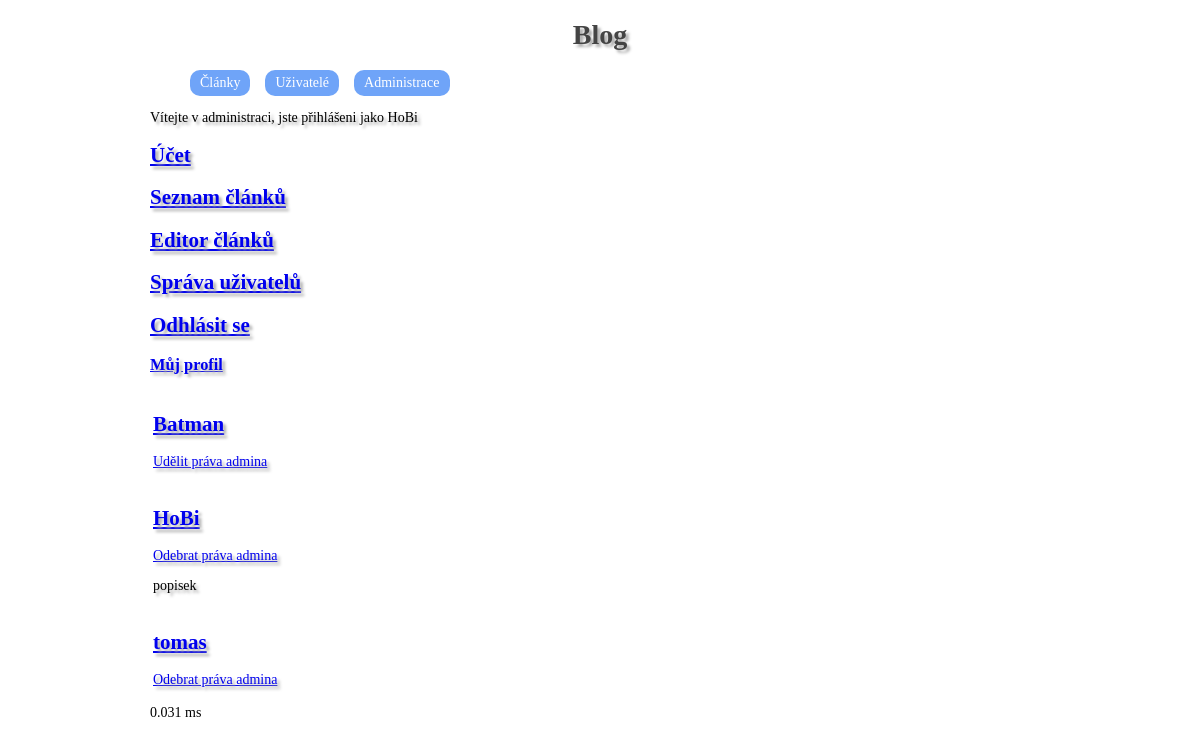
/admin/uzivatele (signed in), run on the app's committed database.
### tables this page shows
CREATE TABLE IF NOT EXISTS `users` (
  `users_id` int(11) NOT NULL AUTO_INCREMENT,
  `nickname` varchar(40) NOT NULL,
  `password` char(255) NOT NULL,
  `email` varchar(100) NOT NULL,
  `admin` int(11) NOT NULL DEFAULT '0',
  `url` varchar(40) DEFAULT NULL,
  `description` varchar(500) NOT NULL,
  `motto` varchar(140) NOT NULL,
  `website` varchar(80) NOT NULL,
  `facebook` varchar(80) NOT NULL,
  `twitter` varchar(80) NOT NULL,
  `googleplus` varchar(80) NOT NULL,
  PRIMARY KEY (`users_id`),
  UNIQUE KEY `nickname` (`nickname`),
  UNIQUE KEY `url` (`url`)
);

### controllers/UsersController.php (called while the page is built, shortened)
<?php
class UsersController extends Controller
{
    public function processAdmin($parameters)
    {
        $userManager = new UserManager();
        $users = $userManager->getUsers();
    }
}

### models/Db.php (called while the page is built, shortened)
<?php
class Db
{
    private static $connection;
    private static $settings = array
    (
        PDO::ATTR_ERRMODE => PDO::ERRMODE_EXCEPTION,
        PDO::MYSQL_ATTR_INIT_COMMAND => "SET NAMES utf8",
        PDO::ATTR_EMULATE_PREPARES => false
    );
    public static function logIn($host, $user, $password, $database)
    {
        if (!isset(self::$connection))
        {
            self::$connection = @new PDO
            (
                "mysql:host=$host;dbname=$database",
                $user,
                $password,
                self::$settings
            );
        }
    }
    public static function queryAll($query, $parameters = array())
    {
        $result = self::$connection->prepare($query);
        $result->execute($parameters);
        return $result->fetchAll();
    }
}

### models/UserManager.php (called while the page is built, shortened)
<?php
class UserManager
{
    public function getUsers()
    {
        return Db::queryAll('
            SELECT `users_id`, `nickname`, `url`, `description`, `admin`
            FROM `users`
            ORDER BY `nickname` ASC
        ');
    }
}

### controllers/AdminController.php (called while the page is built, shortened)
<?php
class AdminController extends Controller
{
    protected $subController;
    public function process($parameters)
    {
        $userManager = new UserManager();
        if (empty($parameters[1]))
        {
            $this->redirect(Url::getAlias('admin') . '/' . Url::getAlias('account'));
        }
        else if (!empty($parameters[1]) && ($parameters[1] == Url::getCommand('logout')))
        {
            $userManager->logOut();
            $this->redirect(Url::getAlias('admin') . '/' . Url::getAlias('login'));
        }
        else if (!empty($parameters[1]))
        {
            $address = Url::getController($parameters[1]);
            $controllerClass = $this->dashesToCamelCase($address . 'Controller');
            if (file_exists("controllers/" . $controllerClass . ".php"))
                $this->subController = new $controllerClass;
            else
            {
                $this->redirect(Url::getAlias('error'));
            }
            $this->subController->processAdmin($parameters);
        }
    }
}

### controllers/RouterController.php (called while the page is built, shortened)
<?php
class RouterController extends Controller
{
    protected $controller;
    function process($parameters)
    {
        $parsedURL = $this->parseURL($parameters[0]);
        $address = Url::getController($parsedURL[0]);
        $controllerClass = $this->dashesToCamelCase($address . 'Controller');
        if (file_exists("controllers/" . $controllerClass . ".php"))
            $this->controller = new $controllerClass;
        else
        {
            $this->redirect(Url::getAlias('error'));
        }
        $this->controller->process($parsedURL);
    }
    private function parseURL($url)
    {
        $parsedURL = parse_url($url)['path'];
        $parsedURL = ltrim($parsedURL, '/');
        $parsedURL = trim($parsedURL);
        $partedPath = explode('/', $parsedURL);
        return $partedPath;
    }
}

### models/Url.php (called while the page is built, shortened)
<?php
class Url
{
    private static $urls = array();
    private static $commands = array();
    public static function getAlias($controller)
    {
            return self::$urls[$controller];
    }
    public static function getCommand($alias)
    {
        return self::$commands[$alias];
    }
    public static function init()
    {
        self::$urls = array();
        self::$commands = array();
        foreach (self::getUrlRecord() as $row)
        {
            self::$urls[$row['controller']] = $row['alias'];
        }
        foreach (self::getCommandRecord() as $row)
        {
            self::$commands[$row['command']] = $row['alias'];
        }
    }
    private static function getUrlRecord()
    {
        $record = Db::queryAll('
            SELECT `controller`, `alias`
            FROM `url`
        ');
        return $record;
    }
    private static function getCommandRecord()
    {
        $record = Db::queryAll('
            SELECT `command`, `alias`
            FROM `url_commands`
        ');
        return $record;
    }
}

### views/users.phtml (the view)
<table>
    <?php foreach ($users as $user) : ?>
        <tr>
            <td>
                <h2><a href="<?= Url::getAlias('user') ?>/<?= $user['url'] ?>"><?= $user['nickname'] ?></a></h2>
                <?php if($admin && !$user['admin']): ?>
                    <a href="<?= Url::getAlias('admin') ?>/<?= Url::getAlias('users') ?>/<?= $user['nickname'] ?>/<?= Url::getCommand('add-to-admin')?>">Udělit práva admina</a>
                    <br />
                <?php endif ?>
                <?php if($admin && $user['admin']): ?>
                    <a href="<?= Url::getAlias('admin') ?>/<?= Url::getAlias('users') ?>/<?= $user['nickname'] ?>/<?= Url::getCommand('remove-from-admin')?>">Odebrat práva admina</a>
                    <br />
                <?php endif ?>
                <p><?= $user['description'] ?></p>
            </td>
        </tr>
    <?php endforeach ?>
</table>

### css/style.css (style rules this page uses)
body { font-family: verdana; font-size: 14px; width: 900px; margin: 0 auto; }

### data on the page
users: nickname "Batman"
users: nickname "HoBi", description "popisek"
users: nickname "tomas"

### other printed values
$nickname "HoBi"
